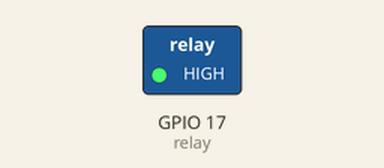
Bench run of a program on a simulated Raspberry Pi (BCM pin numbers). On the bench: switched loads named in the program (green lamp = pin HIGH).

Above: at 1.5 s.
At 4.5 s:
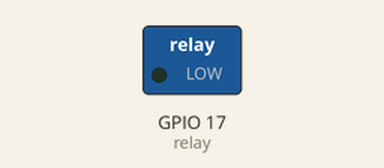
Timing chart, 0 to 7.8 s (numbered marks = the images above):
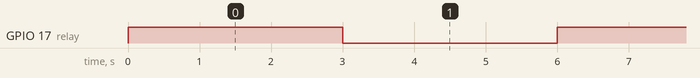

Measured:
- by itself, GPIO 17 (relay): alternates HIGH for 3.0 s and LOW for 3.0 s

The program:

relaytest.py
```python
# small script to test your relay
# check readme on how to connect a relay to your Raspberry Pi
# would recommend only to use the 5V pins only. 3V might become critical over time

from gpiozero import OutputDevice
from time import sleep

# Replace with your GPIO pin number
relay_pin = 17  # Example using GPIO17

# Initialize relay object
relay = OutputDevice(relay_pin)

try:
   while True:
      # Turn on the relay
      relay.on()
      sleep(3)  # Relay remains on for 1 second

      # Turn off the relay
      relay.off()
      sleep(3)  # Relay remains off for 1 second

except KeyboardInterrupt:
   # Capture Ctrl+C and safely close the program
   relay.off()
   print("Program interrupted by user")
```
